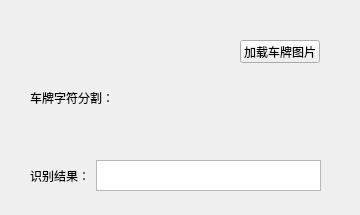
<?xml version="1.0" encoding="UTF-8"?>
<ui version="4.0">
 <class>MainWindow</class>
 <widget class="QMainWindow" name="MainWindow">
  <property name="geometry">
   <rect>
    <x>0</x>
    <y>0</y>
    <width>360</width>
    <height>215</height>
   </rect>
  </property>
  <property name="windowTitle">
   <string>车牌识别系统</string>
  </property>
  <widget class="QWidget" name="centralWidget">
   <widget class="QWidget" name="photo_widget" native="true">
    <property name="geometry">
     <rect>
      <x>20</x>
      <y>20</y>
      <width>311</width>
      <height>61</height>
     </rect>
    </property>
    <widget class="QPushButton" name="pushButton">
     <property name="geometry">
      <rect>
       <x>220</x>
       <y>20</y>
       <width>80</width>
       <height>23</height>
      </rect>
     </property>
     <property name="text">
      <string>加载车牌图片</string>
     </property>
    </widget>
    <widget class="QLabel" name="photo">
     <property name="geometry">
      <rect>
       <x>40</x>
       <y>10</y>
       <width>136</width>
       <height>36</height>
      </rect>
     </property>
     <property name="text">
      <string/>
     </property>
     <property name="scaledContents">
      <bool>true</bool>
     </property>
     <property name="openExternalLinks">
      <bool>true</bool>
     </property>
    </widget>
   </widget>
   <widget class="QWidget" name="char_widget" native="true">
    <property name="geometry">
     <rect>
      <x>20</x>
      <y>80</y>
      <width>311</width>
      <height>81</height>
     </rect>
    </property>
    <widget class="QLabel" name="label_text1">
     <property name="geometry">
      <rect>
       <x>10</x>
       <y>10</y>
       <width>91</width>
       <height>16</height>
      </rect>
     </property>
     <property name="text">
      <string>车牌字符分割：</string>
     </property>
    </widget>
    <widget class="QWidget" name="layoutWidget">
     <property name="geometry">
      <rect>
       <x>10</x>
       <y>30</y>
       <width>291</width>
       <height>41</height>
      </rect>
     </property>
     <layout class="QHBoxLayout" name="horizontalLayout">
      <item>
       <widget class="QLabel" name="char0">
        <property name="text">
         <string/>
        </property>
        <property name="scaledContents">
         <bool>true</bool>
        </property>
       </widget>
      </item>
      <item>
       <widget class="QLabel" name="char1">
        <property name="text">
         <string/>
        </property>
        <property name="scaledContents">
         <bool>true</bool>
        </property>
       </widget>
      </item>
      <item>
       <widget class="QLabel" name="char2">
        <property name="text">
         <string/>
        </property>
        <property name="scaledContents">
         <bool>true</bool>
        </property>
       </widget>
      </item>
      <item>
       <widget class="QLabel" name="char3">
        <property name="text">
         <string/>
        </property>
        <property name="scaledContents">
         <bool>true</bool>
        </property>
       </widget>
      </item>
      <item>
       <widget class="QLabel" name="char4">
        <property name="text">
         <string/>
        </property>
        <property name="scaledContents">
         <bool>true</bool>
        </property>
       </widget>
      </item>
      <item>
       <widget class="QLabel" name="char5">
        <property name="text">
         <string/>
        </property>
        <property name="scaledContents">
         <bool>true</bool>
        </property>
       </widget>
      </item>
      <item>
       <widget class="QLabel" name="char6">
        <property name="text">
         <string/>
        </property>
        <property name="scaledContents">
         <bool>true</bool>
        </property>
       </widget>
      </item>
     </layout>
    </widget>
   </widget>
   <widget class="QWidget" name="result_widget" native="true">
    <property name="geometry">
     <rect>
      <x>20</x>
      <y>160</y>
      <width>311</width>
      <height>31</height>
     </rect>
    </property>
    <widget class="QWidget" name="layoutWidget">
     <property name="geometry">
      <rect>
       <x>10</x>
       <y>0</y>
       <width>291</width>
       <height>31</height>
      </rect>
     </property>
     <layout class="QHBoxLayout" name="horizontalLayout_3">
      <item>
       <widget class="QLabel" name="label_text2">
        <property name="enabled">
         <bool>true</bool>
        </property>
        <property name="text">
         <string>识别结果：</string>
        </property>
       </widget>
      </item>
      <item>
       <widget class="QTextEdit" name="result"/>
      </item>
     </layout>
    </widget>
   </widget>
  </widget>
 </widget>
 <resources/>
 <connections>
  <connection>
   <sender>pushButton</sender>
   <signal>clicked()</signal>
   <receiver>MainWindow</receiver>
   <slot>getimage()</slot>
   <hints>
    <hint type="sourcelabel">
     <x>282</x>
     <y>66</y>
    </hint>
    <hint type="destinationlabel">
     <x>282</x>
     <y>141</y>
    </hint>
   </hints>
  </connection>
 </connections>
 <slots>
  <slot>getimage()</slot>
 </slots>
</ui>
